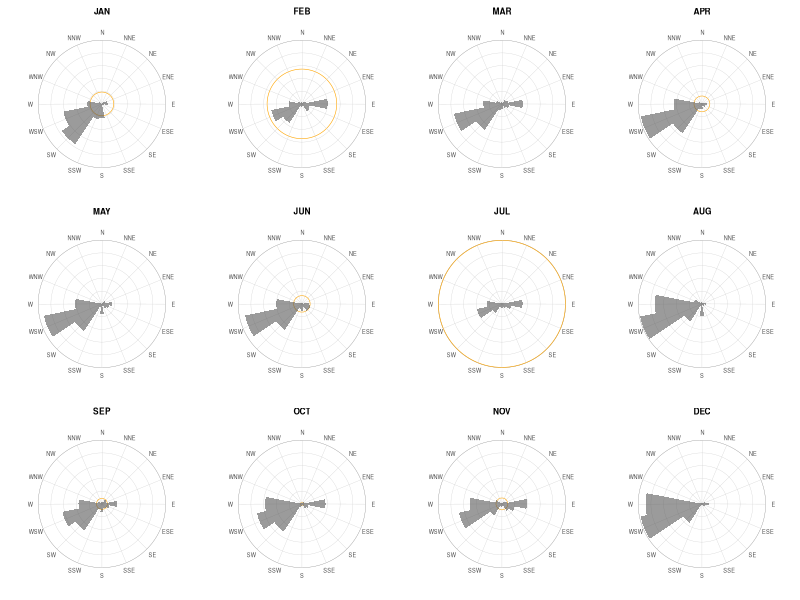

The R source for this figure:
#!/usr/bin/env Rscript

library(ggplot2)
nessData <- read.csv(file="wind_analysis.csv", header=TRUE, sep=",")
data <- data.frame(nessData)
data

# Multiple plot function
#
# ggplot objects can be passed in ..., or to plotlist (as a list of ggplot objects)
# - cols:   Number of columns in layout
# - layout: A matrix specifying the layout. If present, 'cols' is ignored.
#
# If the layout is something like matrix(c(1,2,3,3), nrow=2, byrow=TRUE),
# then plot 1 will go in the upper left, 2 will go in the upper right, and
# 3 will go all the way across the bottom.
#
multiplot <- function(..., plotlist=NULL, file, cols=1, layout=NULL) {
  library(grid)

  # Make a list from the ... arguments and plotlist
  plots <- c(list(...), plotlist)

  numPlots = length(plots)

  # If layout is NULL, then use 'cols' to determine layout
  if (is.null(layout)) {
    # Make the panel
    # ncol: Number of columns of plots
    # nrow: Number of rows needed, calculated from # of cols
    layout <- matrix(seq(1, cols * ceiling(numPlots/cols)),
                    ncol = cols, nrow = ceiling(numPlots/cols))
  }

 if (numPlots==1) {
    print(plots[[1]])

  } else {
    # Set up the page
    grid.newpage()
    pushViewport(viewport(layout = grid.layout(nrow(layout), ncol(layout))))

    # Make each plot, in the correct location
    for (i in 1:numPlots) {
      # Get the i,j matrix positions of the regions that contain this subplot
      matchidx <- as.data.frame(which(layout == i, arr.ind = TRUE))

      print(plots[[i]], vp = viewport(layout.pos.row = matchidx$row,
                                      layout.pos.col = matchidx$col))
    }
  }
}

deg <- 22.5

thm0 <- theme_minimal() +
    theme(axis.text.x = element_text(size=6, face = "plain"),
          axis.text.y = element_blank(),
          axis.title.x = element_blank(),
          axis.title.y = element_blank(),
          panel.border = element_blank(),
          panel.grid  = element_blank(),
          plot.title = element_text(size=10, face = "bold", hjust = .5 )
        )

thm <- theme_minimal() +
  theme(axis.text.x = element_text(size=4, face = "plain"),
        axis.text.y = element_blank(),
        axis.title.x = element_blank(),
        axis.title.y = element_blank(),
        panel.border = element_blank(),
        panel.grid  = element_blank(),
        plot.title = element_text(size=6, face = "bold", hjust = .5 )
      )


plt.total <- ggplot() +

  geom_hline(yintercept = seq(0, 5200, by = 1300), colour = "grey80", size = 0.1) +
  geom_hline(yintercept = 5200, colour = "grey60", size = 0.1) +
  geom_hline(yintercept = data$total[17], colour = "orange", size = 0.2) + #BLANK
  geom_vline(xintercept = data$dir_deg, colour = "grey80", size = 0.1) +
  geom_bar(data=data, aes(x=dir_deg, y=total), width = deg, size = 0.1, alpha=0.6, stat="identity") +
  scale_x_discrete(limits = data$dir_deg, labels = data$dir_label)+
  coord_polar(start = -(deg/2)*(pi/180))+
  ggtitle("Total")+
  thm0

plt.jan <- ggplot() +

  geom_hline(yintercept = seq(0, 555, by = 111), colour = "grey80", size = 0.1) +
  geom_hline(yintercept = 555, colour = "grey60", size = 0.1) +
  geom_hline(yintercept = data$jan[17], colour = "orange", size = 0.2) + #BLANK
  geom_vline(xintercept = data$dir_deg, colour = "grey80", size = 0.1) +
  geom_bar(data=data, aes(x=dir_deg, y=jan), width = deg, size = 0.1, alpha=0.6, stat="identity") +
  scale_x_discrete(limits = data$dir_deg, labels = data$dir_label)+
  coord_polar(start = -(deg/2)*(pi/180))+
  ggtitle("JAN")+
  thm

plt.feb <- ggplot() +

  geom_hline(yintercept = seq(0, 555, by = 111), colour = "grey80", size = 0.1) +
  geom_hline(yintercept = 555, colour = "grey60", size = 0.1) +
  geom_hline(yintercept = data$feb[17], colour = "orange", size = 0.2) + #BLANK
  geom_vline(xintercept = data$dir_deg, colour = "grey80", size = 0.1) +
  geom_bar(data=data, aes(x=dir_deg, y=feb), width = deg, size = 0.1, alpha=0.6, stat="identity") +
  scale_x_discrete(limits = data$dir_deg, labels = data$dir_label)+
  coord_polar(start = -(deg/2)*(pi/180))+
  ggtitle("FEB")+
  thm

plt.mar <- ggplot() +

  geom_hline(yintercept = seq(0, 555, by = 111), colour = "grey80", size = 0.1) +
  geom_hline(yintercept = 555, colour = "grey60", size = 0.1) +
  geom_hline(yintercept = data$mar[17], colour = "orange", size = 0.2) + #BLANK
  geom_vline(xintercept = data$dir_deg, colour = "grey80", size = 0.1) +
  geom_bar(data=data, aes(x=dir_deg, y=mar), width = deg, size = 0.1, alpha=0.6, stat="identity") +
  scale_x_discrete(limits = data$dir_deg, labels = data$dir_label)+
  coord_polar(start = -(deg/2)*(pi/180))+
  ggtitle("MAR")+
  thm

plt.apr <- ggplot() +

  geom_hline(yintercept = seq(0, 555, by = 111), colour = "grey80", size = 0.1) +
  geom_hline(yintercept = 555, colour = "grey60", size = 0.1) +
  geom_hline(yintercept = data$apr[17], colour = "orange", size = 0.2) + #BLANK
  geom_vline(xintercept = data$dir_deg, colour = "grey80", size = 0.1) +
  geom_bar(data=data, aes(x=dir_deg, y=apr), width = deg, size = 0.1, alpha=0.6, stat="identity") +
  scale_x_discrete(limits = data$dir_deg, labels = data$dir_label)+
  coord_polar(start = -(deg/2)*(pi/180))+
  ggtitle("APR")+
  thm

plt.may <- ggplot() +

  geom_hline(yintercept = seq(0, 555, by = 111), colour = "grey80", size = 0.1) +
  geom_hline(yintercept = 555, colour = "grey60", size = 0.1) +
  geom_hline(yintercept = data$may[17], colour = "orange", size = 0.2) + #BLANK
  geom_vline(xintercept = data$dir_deg, colour = "grey80", size = 0.1) +
  geom_bar(data=data, aes(x=dir_deg, y=may), width = deg, size = 0.1, alpha=0.6, stat="identity") +
  scale_x_discrete(limits = data$dir_deg, labels = data$dir_label)+
  coord_polar(start = -(deg/2)*(pi/180))+
  ggtitle("MAY")+
  thm

plt.jun <- ggplot() +

  geom_hline(yintercept = seq(0, 555, by = 111), colour = "grey80", size = 0.1) +
  geom_hline(yintercept = 555, colour = "grey60", size = 0.1) +
  geom_hline(yintercept = data$jun[17], colour = "orange", size = 0.2) + #BLANK
  geom_vline(xintercept = data$dir_deg, colour = "grey80", size = 0.1) +
  geom_bar(data=data, aes(x=dir_deg, y=jun), width = deg, size = 0.1, alpha=0.6, stat="identity") +
  scale_x_discrete(limits = data$dir_deg, labels = data$dir_label)+
  coord_polar(start = -(deg/2)*(pi/180))+
  ggtitle("JUN")+
  thm

plt.jul <- ggplot() +

  geom_hline(yintercept = seq(0, 555, by = 111), colour = "grey80", size = 0.1) +
  geom_hline(yintercept = 555, colour = "grey60", size = 0.1) +
  geom_hline(yintercept = data$jul[17], colour = "orange", size = 0.2) + #BLANK
  geom_vline(xintercept = data$dir_deg, colour = "grey80", size = 0.1) +
  geom_bar(data=data, aes(x=dir_deg, y=jul), width = deg, size = 0.1, alpha=0.6, stat="identity") +
  scale_x_discrete(limits = data$dir_deg, labels = data$dir_label)+
  coord_polar(start = -(deg/2)*(pi/180))+
  ggtitle("JUL")+
  thm

plt.aug <- ggplot() +

  geom_hline(yintercept = seq(0, 555, by = 111), colour = "grey80", size = 0.1) +
  geom_hline(yintercept = 555, colour = "grey60", size = 0.1) +
  geom_hline(yintercept = data$aug[17], colour = "orange", size = 0.2) + #BLANK
  geom_vline(xintercept = data$dir_deg, colour = "grey80", size = 0.1) +
  geom_bar(data=data, aes(x=dir_deg, y=aug), width = deg, size = 0.1, alpha=0.6, stat="identity") +
  scale_x_discrete(limits = data$dir_deg, labels = data$dir_label)+
  coord_polar(start = -(deg/2)*(pi/180))+
  ggtitle("AUG")+
  thm

plt.sep <- ggplot() +

  geom_hline(yintercept = seq(0, 555, by = 111), colour = "grey80", size = 0.1) +
  geom_hline(yintercept = 555, colour = "grey60", size = 0.1) +
  geom_hline(yintercept = data$sep[17], colour = "orange", size = 0.2) + #BLANK
  geom_vline(xintercept = data$dir_deg, colour = "grey80", size = 0.1) +
  geom_bar(data=data, aes(x=dir_deg, y=sep), width = deg, size = 0.1, alpha=0.6, stat="identity") +
  scale_x_discrete(limits = data$dir_deg, labels = data$dir_label)+
  coord_polar(start = -(deg/2)*(pi/180))+
  ggtitle("SEP")+
  thm

plt.oct <- ggplot() +

  geom_hline(yintercept = seq(0, 555, by = 111), colour = "grey80", size = 0.1) +
  geom_hline(yintercept = 555, colour = "grey60", size = 0.1) +
  geom_hline(yintercept = data$oct[17], colour = "orange", size = 0.2) + #BLANK
  geom_vline(xintercept = data$dir_deg, colour = "grey80", size = 0.1) +
  geom_bar(data=data, aes(x=dir_deg, y=oct), width = deg, size = 0.1, alpha=0.6, stat="identity") +
  scale_x_discrete(limits = data$dir_deg, labels = data$dir_label)+
  coord_polar(start = -(deg/2)*(pi/180))+
  ggtitle("OCT")+
  thm

plt.nov <- ggplot() +

  geom_hline(yintercept = seq(0, 555, by = 111), colour = "grey80", size = 0.1) +
  geom_hline(yintercept = 555, colour = "grey60", size = 0.1) +
  geom_hline(yintercept = data$nov[17], colour = "orange", size = 0.2) + #BLANK
  geom_vline(xintercept = data$dir_deg, colour = "grey80", size = 0.1) +
  geom_bar(data=data, aes(x=dir_deg, y=nov), width = deg, size = 0.1, alpha=0.6, stat="identity") +
  scale_x_discrete(limits = data$dir_deg, labels = data$dir_label)+
  coord_polar(start = -(deg/2)*(pi/180))+
  ggtitle("NOV")+
  thm

plt.dec <- ggplot() +

  geom_hline(yintercept = seq(0, 555, by = 111), colour = "grey80", size = 0.1) +
  geom_hline(yintercept = 555, colour = "grey60", size = 0.1) +
  geom_hline(yintercept = data$dec[17], colour = "orange", size = 0.2) + #BLANK
  geom_vline(xintercept = data$dir_deg, colour = "grey80", size = 0.1) +
  geom_bar(data=data, aes(x=dir_deg, y=dec), width = deg, size = 0.1, alpha=0.6, stat="identity") +
  scale_x_discrete(limits = data$dir_deg, labels = data$dir_label)+
  coord_polar(start = -(deg/2)*(pi/180))+
  ggtitle("DEC")+
  thm

#ggsave(filename = 'plt.dec.png', plot = plt.dec, width = 84, height = 84, units="mm", dpi = 300, type="cairo-png")

ggsave(filename = 'months.dirrose.png', plot = multiplot(plt.jan, plt.may, plt.sep, plt.feb, plt.jun, plt.oct, plt.mar, plt.jul, plt.nov, plt.apr, plt.aug, plt.dec, cols=4), width = 200, height = 150, units="mm", dpi = 150, type="cairo-png")
